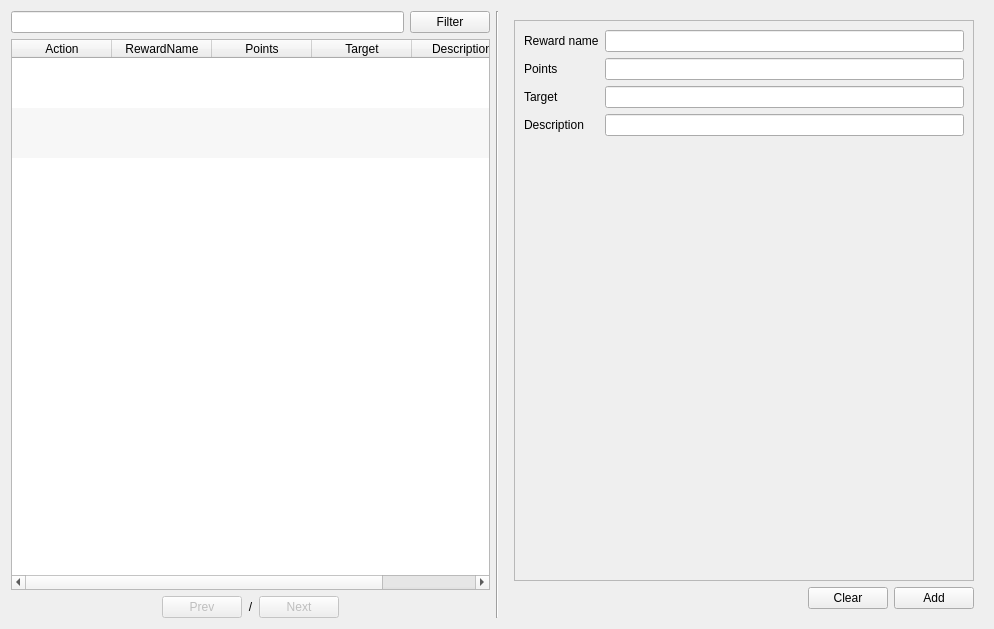
<?xml version="1.0" encoding="UTF-8"?>
<ui version="4.0">
 <class>FormManageReward</class>
 <widget class="QWidget" name="FormManageReward">
  <property name="geometry">
   <rect>
    <x>0</x>
    <y>0</y>
    <width>994</width>
    <height>629</height>
   </rect>
  </property>
  <property name="windowTitle">
   <string>Manage reward</string>
  </property>
  <layout class="QHBoxLayout" name="horizontalLayout_4">
   <item>
    <layout class="QVBoxLayout" name="verticalLayout">
     <item>
      <layout class="QHBoxLayout" name="horizontalLayout">
       <item>
        <widget class="QLineEdit" name="lineEditFilter"/>
       </item>
       <item>
        <widget class="QPushButton" name="pushButtonFilter">
         <property name="text">
          <string>Filter</string>
         </property>
        </widget>
       </item>
      </layout>
     </item>
     <item>
      <widget class="QTableWidget" name="tableWidgetData">
       <property name="editTriggers">
        <set>QAbstractItemView::NoEditTriggers</set>
       </property>
       <property name="alternatingRowColors">
        <bool>true</bool>
       </property>
       <property name="verticalScrollMode">
        <enum>QAbstractItemView::ScrollPerPixel</enum>
       </property>
       <property name="horizontalScrollMode">
        <enum>QAbstractItemView::ScrollPerPixel</enum>
       </property>
       <property name="showGrid">
        <bool>false</bool>
       </property>
       <property name="gridStyle">
        <enum>Qt::SolidLine</enum>
       </property>
       <property name="sortingEnabled">
        <bool>false</bool>
       </property>
       <property name="wordWrap">
        <bool>false</bool>
       </property>
       <attribute name="horizontalHeaderStretchLastSection">
        <bool>false</bool>
       </attribute>
       <attribute name="verticalHeaderVisible">
        <bool>false</bool>
       </attribute>
       <attribute name="verticalHeaderDefaultSectionSize">
        <number>50</number>
       </attribute>
       <attribute name="verticalHeaderMinimumSectionSize">
        <number>30</number>
       </attribute>
       <row>
        <property name="text">
         <string>New Row</string>
        </property>
       </row>
       <row>
        <property name="text">
         <string>New Row</string>
        </property>
       </row>
       <row>
        <property name="text">
         <string>New Row</string>
        </property>
       </row>
       <column>
        <property name="text">
         <string>Action</string>
        </property>
       </column>
       <column>
        <property name="text">
         <string>RewardName</string>
        </property>
       </column>
       <column>
        <property name="text">
         <string>Points</string>
        </property>
       </column>
       <column>
        <property name="text">
         <string>Target</string>
        </property>
       </column>
       <column>
        <property name="text">
         <string>Description</string>
        </property>
       </column>
       <column>
        <property name="text">
         <string>UpdateTs</string>
        </property>
       </column>
      </widget>
     </item>
     <item>
      <layout class="QHBoxLayout" name="horizontalLayout_2">
       <item>
        <spacer name="horizontalSpacer">
         <property name="orientation">
          <enum>Qt::Horizontal</enum>
         </property>
         <property name="sizeHint" stdset="0">
          <size>
           <width>40</width>
           <height>20</height>
          </size>
         </property>
        </spacer>
       </item>
       <item>
        <widget class="QPushButton" name="pushButtonPrev">
         <property name="enabled">
          <bool>false</bool>
         </property>
         <property name="text">
          <string>Prev</string>
         </property>
        </widget>
       </item>
       <item>
        <widget class="QLabel" name="labelPageIndicator">
         <property name="text">
          <string>&lt;CurrentPage&gt;/&lt;TotalPage&gt;</string>
         </property>
         <property name="alignment">
          <set>Qt::AlignCenter</set>
         </property>
        </widget>
       </item>
       <item>
        <widget class="QPushButton" name="pushButtonNext">
         <property name="enabled">
          <bool>false</bool>
         </property>
         <property name="text">
          <string>Next</string>
         </property>
        </widget>
       </item>
       <item>
        <spacer name="horizontalSpacer_2">
         <property name="orientation">
          <enum>Qt::Horizontal</enum>
         </property>
         <property name="sizeHint" stdset="0">
          <size>
           <width>40</width>
           <height>20</height>
          </size>
         </property>
        </spacer>
       </item>
      </layout>
     </item>
    </layout>
   </item>
   <item>
    <widget class="Line" name="line">
     <property name="orientation">
      <enum>Qt::Vertical</enum>
     </property>
    </widget>
   </item>
   <item>
    <widget class="QFrame" name="frameRegister">
     <property name="maximumSize">
      <size>
       <width>16777215</width>
       <height>16777215</height>
      </size>
     </property>
     <layout class="QVBoxLayout" name="verticalLayout_2">
      <item>
       <widget class="QScrollArea" name="scrollArea">
        <property name="widgetResizable">
         <bool>true</bool>
        </property>
        <widget class="QWidget" name="scrollAreaWidgetContents">
         <property name="geometry">
          <rect>
           <x>0</x>
           <y>0</y>
           <width>460</width>
           <height>560</height>
          </rect>
         </property>
         <layout class="QFormLayout" name="formLayout">
          <item row="0" column="0">
           <widget class="QLabel" name="label_3">
            <property name="text">
             <string>Reward name</string>
            </property>
           </widget>
          </item>
          <item row="0" column="1">
           <widget class="QLineEdit" name="lineEditRewardName"/>
          </item>
          <item row="1" column="0">
           <widget class="QLabel" name="label_2">
            <property name="text">
             <string>Points</string>
            </property>
           </widget>
          </item>
          <item row="1" column="1">
           <widget class="QLineEdit" name="lineEditPoints">
            <property name="alignment">
             <set>Qt::AlignRight|Qt::AlignTrailing|Qt::AlignVCenter</set>
            </property>
           </widget>
          </item>
          <item row="2" column="0">
           <widget class="QLabel" name="label_4">
            <property name="text">
             <string>Target</string>
            </property>
           </widget>
          </item>
          <item row="2" column="1">
           <widget class="QLineEdit" name="lineEditTarget">
            <property name="alignment">
             <set>Qt::AlignRight|Qt::AlignTrailing|Qt::AlignVCenter</set>
            </property>
           </widget>
          </item>
          <item row="3" column="0">
           <widget class="QLabel" name="label">
            <property name="text">
             <string>Description</string>
            </property>
           </widget>
          </item>
          <item row="3" column="1">
           <widget class="QLineEdit" name="lineEditDescription"/>
          </item>
         </layout>
        </widget>
       </widget>
      </item>
      <item>
       <layout class="QHBoxLayout" name="horizontalLayout_3">
        <item>
         <spacer name="horizontalSpacer_3">
          <property name="orientation">
           <enum>Qt::Horizontal</enum>
          </property>
          <property name="sizeHint" stdset="0">
           <size>
            <width>40</width>
            <height>20</height>
           </size>
          </property>
         </spacer>
        </item>
        <item>
         <widget class="QPushButton" name="pushButtonClear">
          <property name="text">
           <string>Clear</string>
          </property>
         </widget>
        </item>
        <item>
         <widget class="QPushButton" name="pushButtonAdd">
          <property name="text">
           <string>Add</string>
          </property>
         </widget>
        </item>
       </layout>
      </item>
     </layout>
    </widget>
   </item>
  </layout>
 </widget>
 <resources/>
 <connections/>
</ui>
